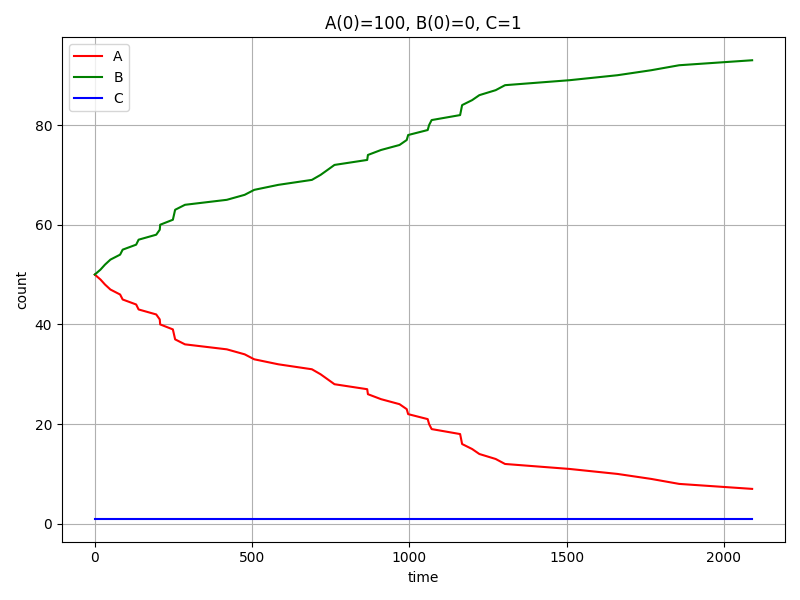

The script that saved this image:
import pandas as pd
import matplotlib.pyplot as plt

# Load the CSV
df = pd.read_csv('data.csv')

# Plot
plt.figure(figsize=(8, 6))
plt.plot(df['time'], df['A'], label='A', color='red')
plt.plot(df['time'], df['B'], label='B', color='green')
plt.plot(df['time'], df['C'], label='C', color='blue')

plt.title('A(0)=100, B(0)=0, C=1')
plt.xlabel('time')
plt.ylabel('count')
plt.legend()
plt.grid(True)

plt.tight_layout()
plt.savefig('simple_plot.png')
plt.show()
